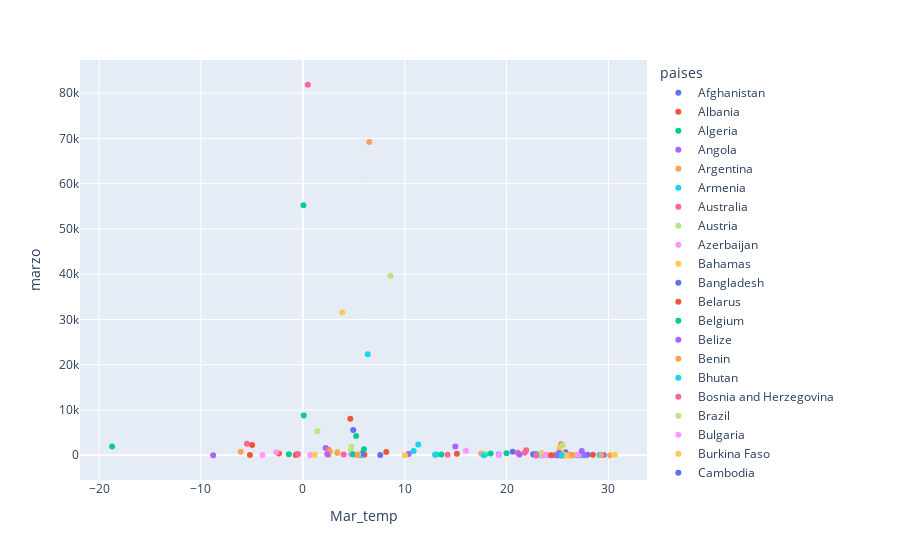

The cell this chart's notebook holds for it:
### Code cell
import plotly.express as px
fig = px.scatter(dfgt, x="Mar_temp", y="marzo", color="paises")
fig.show()
